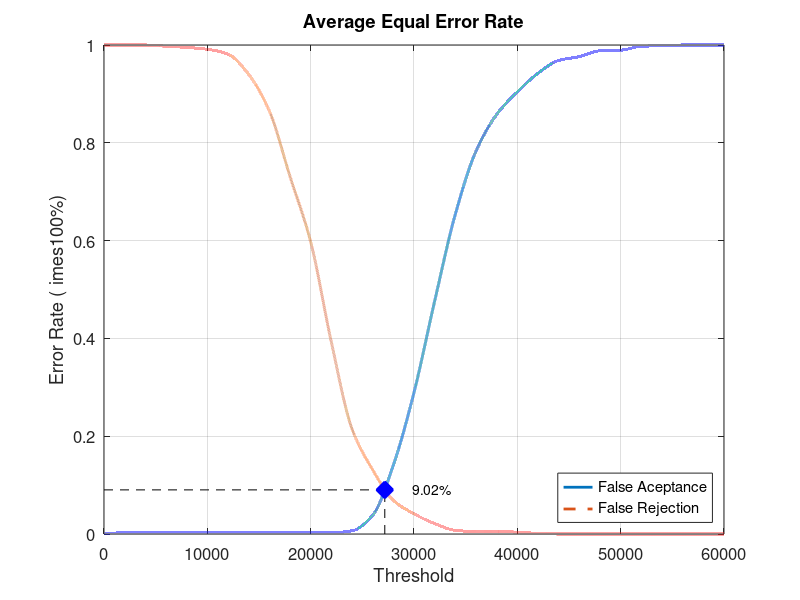
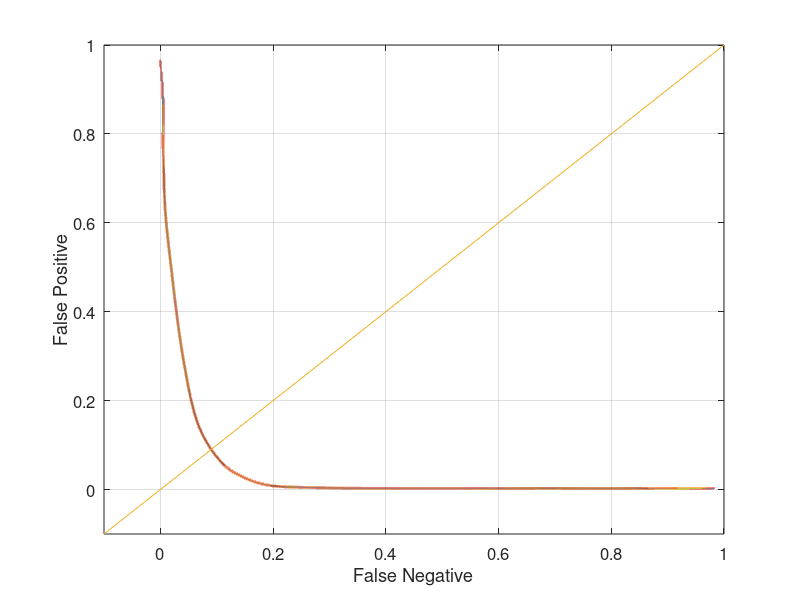

These charts were generated, in order, by the following MATLAB code:
close all;
clear;
clc;
x = 0:2000:60000;
xq = 0:0.5:60000;

y0 = [0 0.00263158 0.00263158 0.00263158 0.00263158 0.00263158 0.00263158 0.00263158 0.00263158 0.00263158 0.00263158 0.00263158 0.00657895 0.0381579 0.140789 0.289474 0.476316 0.653947 0.782895 0.857895 0.903947 0.942105 0.968421 0.976316 0.988158 0.989474 0.997368 0.998684 1 1 1]
yy0 = interp1(x, y0, xq, 'pchip');
y1 = [1 1 1 0.9975 0.995 0.99125 0.98125 0.94 0.865 0.73125 0.5975 0.3925 0.215 0.13125 0.06875 0.04125 0.02125 0.0075 0.005 0.005 0.00375 0.00125 0 0 0 0 0 0 0 0 0]
yy1 = interp1(x, y1, xq, 'pchip');

% Calculating EER: 
y2 = abs(y0 - y1);
find(y2 == min(y2))
yy2 = abs(yy0 - yy1);
xEER = find(yy2 == min(yy2));
xEERIndex = xq(xEER) % X-axis EER
yEER = yy0(xEER) % Y-axis EER

main = figure
plot(xq, yy0,'-','LineWidth', 2);	hold on
plot(xq, yy1,'--','LineWidth', 2);	hold on
plot([xEERIndex xEERIndex], [0 yEER], 'k--');	hold on
plot([0 xEERIndex], [yEER yEER], 'k--');	hold on
plot(xEERIndex, yEER, 'bx', 'LineWidth', 10);	hold on
text(xEERIndex + 10 * xEERIndex / 100, yEER, [num2str(round((10000 * yEER)) / 100) '%'])
legend('False Aceptance', 'False Rejection', 'Location', 'SouthEast')
xlabel('Threshold')
ylabel('Error Rate (	imes100%)')
title('Average Equal Error Rate')
set(gca, 'FontSize', 12)
axis([0 60000 0 1])
grid on

print(main, 'Experiment5AverageMain', '-dpng');
FNRxFPR = figure('Color', [1 1 1]);
plot(yy1, yy0, '-', yy1, yy0, 'LineWidth', 2);
hold on
y = -0.1:0.1:1
plot(y, y); 
set(gca, 'FontSize', 12)
xlabel('False Negative')
ylabel('False Positive')
axis([-0.1 1 -0.1 1])
set(gca, 'FontSize', 12)
grid on

print(FNRxFPR, 'Experiment5AverageFNRxFPR','-dpng');
